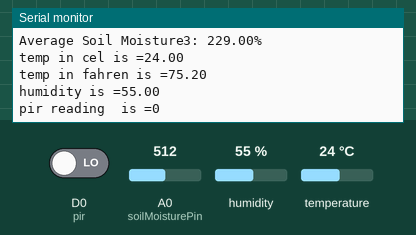
Recording of a sketch running on a simulated ESP8266 (NodeMCU). Parts: the last lines printed to the serial monitor. Inputs (shaded band) come from the test bench; at power-on: humidity 55 %, A0 (soilMoisturePin) = 512, D0 (pir) LOW, temperature 24 °C. No radio packets arrive unless stated.

Above: at 1.2 s.
1.3 s: humidity set to 22 %
2.8 s: A0 (soilMoisturePin) set to 716
At 4.0 s:
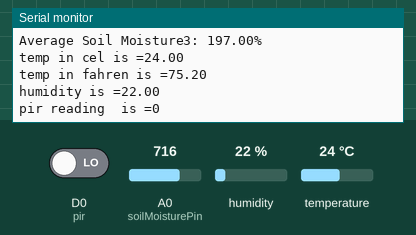
4.3 s: D0 (pir) driven HIGH
At 5.7 s:
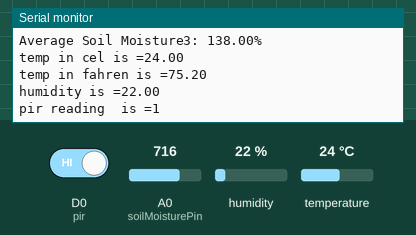
5.8 s: temperature set to 12 °C
7.3 s: A0 (soilMoisturePin) set to 900
At 8.4 s:
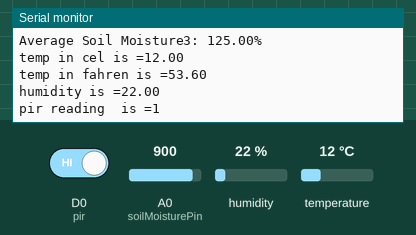
8.8 s: humidity set to 40 %
At 10.5 s:
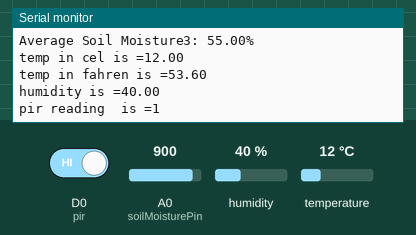
Timing chart, 0 to 11.3 s (numbered marks = the images above; inputs shaded):
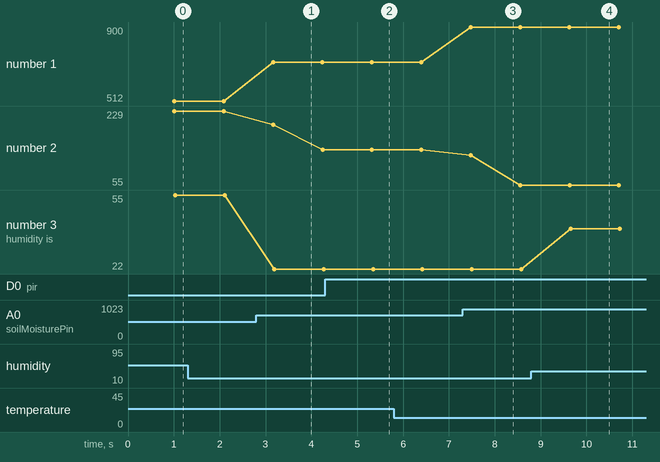

The sketch:

mmmut_soil_Tx.ino
```cpp
#include <SPI.h>
#include <RF24.h>
#include <nRF24L01.h>
#include<DHT.h>
DHT  dht(D3,DHT11) ; //dht is variable
const int soilMoisturePin = A0;
const int numReadings = 20;
float moistureReadings[numReadings];
float moisturePercentage=0;
RF24 radio(D1,D2);  // CE and CSN pins
const byte address[6] = "00001";
const uint8_t channel = 100;  // Set the desired RF channel
struct sensor
{
  int soil1;
  float celcius;
  float faheren;
  float humidity;
  int pir;
  byte  sensorNum;

};
sensor soilreading3;
void setup() {
  pinMode(soilMoisturePin,INPUT);
  pinMode(D0,INPUT);//pir
  pinMode(D3,INPUT);////temp and humidity
  dht.begin();
  radio.begin();
  radio.openWritingPipe(address);
  radio.setChannel(channel);   // Set the RF channel
  radio.setPALevel(RF24_PA_LOW); // Adjust power level if needed
  radio.setDataRate(RF24_250KBPS);//RF24_250KBPS, RF24_1MBPS, RF24_2MBPS
  Serial.begin(9600);
  soilreading3.sensorNum =3;
  Serial.println("Transmitter3 setup complete");

}
void loop() {
  float totalMoisture = 0;
  // Read and accumulate multiple readings
  for (int i = 0; i < numReadings; i++) {
    moistureReadings[i] = analogRead(soilMoisturePin);
    totalMoisture += moistureReadings[i];
    delay(50); // Add a short delay between readings
  }
  Serial.println(analogRead(soilMoisturePin));
  // Calculate the average
  float averageMoisture = totalMoisture / numReadings;
  // Map the average to a percentage
   moisturePercentage = map(averageMoisture,800,1024, 100, 0);
   soilreading3.soil1=moisturePercentage ;
    radio.write(&soilreading3, sizeof(soilreading3));
 Serial.print("Average Soil Moisture3: ");
  Serial.print(moisturePercentage);
  Serial.println("%");
  //for pir reading
  int pirreading=digitalRead(D0);
  float t=dht.readTemperature();//celsius
soilreading3.celcius=t;
float tf=dht.readTemperature(true);//fahren
soilreading3.faheren=tf;
float h=dht.readHumidity();
soilreading3.humidity=h;
soilreading3.pir=pirreading;
Serial.print("temp in cel is =");
Serial.println(t);
Serial.print("temp in fahren is =");
Serial.println(tf);
Serial.print("humidity is =");
Serial.println(h);
Serial.print("pir reading  is =");
Serial.println(pirreading);
delay(10);
}
```

Measured:
- after the input at 2.8 s, the serial monitor: prints a new line after 0.36 s (image 1)
- after the input at 4.3 s, the serial monitor: prints a new line after 1.1 s (image 2)
- after the input at 7.3 s, the serial monitor: prints a new line after 0.18 s (image 3)
- after the input at 8.8 s, the serial monitor: prints a new line after 0.86 s (image 4)
- plotted number 1: 512 → 716 after the input at 2.8 s, 716 → 900 after the input at 7.3 s
- plotted number 2: 229 → 138 after the input at 2.8 s, 138 → 55 after the input at 7.3 s
- plotted number 3: 22 → 40 after the input at 8.8 s
